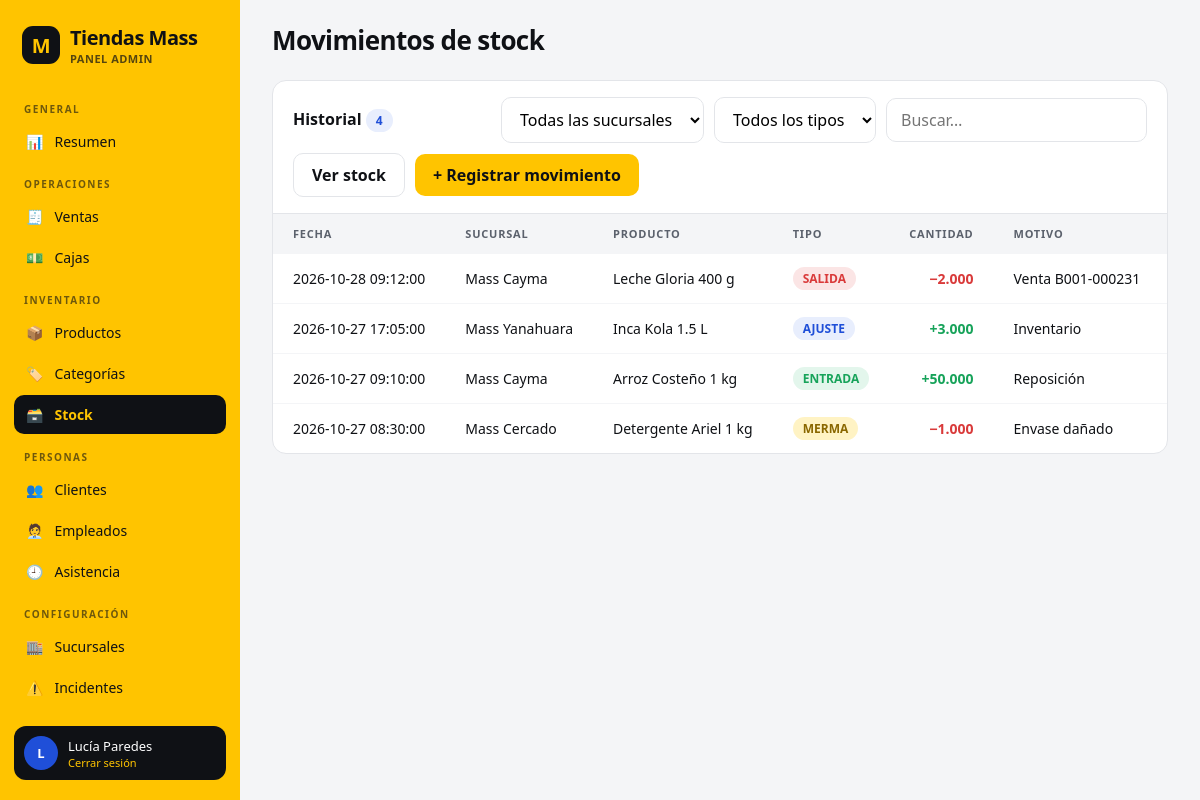
/index.php?r=stock/movimientos (signed in), run on the app's committed database.
### tables this page shows
CREATE TABLE empleado (
    id            INT UNSIGNED NOT NULL AUTO_INCREMENT,
    sucursal_id   INT UNSIGNED NOT NULL,
    supervisor_id INT UNSIGNED NULL,
    nombre        VARCHAR(100) NOT NULL,
    usuario       VARCHAR(30)  NOT NULL,
    clave         VARCHAR(255) NOT NULL,
    rol           VARCHAR(15)  NOT NULL,
    activo        TINYINT UNSIGNED NOT NULL DEFAULT 1,
    PRIMARY KEY (id),
    CONSTRAINT uq_empleado_usuario UNIQUE (usuario),
    CONSTRAINT ck_empleado_rol CHECK (rol IN ('ADMINISTRADOR', 'ALMACENERO', 'CAJERO')),
    CONSTRAINT ck_empleado_activo CHECK (activo IN (0, 1)),
    CONSTRAINT fk_empleado_sucursal   FOREIGN KEY (sucursal_id)   REFERENCES sucursal (id),
    CONSTRAINT fk_empleado_supervisor FOREIGN KEY (supervisor_id) REFERENCES empleado (id)
);

CREATE TABLE movimiento_stock (
    id          INT UNSIGNED  NOT NULL AUTO_INCREMENT,
    sucursal_id INT UNSIGNED  NOT NULL,
    producto_id INT UNSIGNED  NOT NULL,
    empleado_id INT UNSIGNED  NOT NULL,
    venta_id    INT UNSIGNED  NULL,
    proveedor_id INT UNSIGNED NULL,
    tipo        VARCHAR(7)    NOT NULL,
    cantidad    DECIMAL(10,3) NOT NULL,
    motivo      VARCHAR(100)  NULL,
    fecha       DATETIME      NOT NULL,
    PRIMARY KEY (id),
    CONSTRAINT ck_movimiento_tipo CHECK (tipo IN ('ENTRADA', 'SALIDA', 'AJUSTE', 'MERMA')),
    CONSTRAINT ck_movimiento_cantidad CHECK (cantidad > 0),
    CONSTRAINT fk_movimiento_stock    FOREIGN KEY (sucursal_id, producto_id) REFERENCES stock (sucursal_id, producto_id),
    CONSTRAINT fk_movimiento_empleado FOREIGN KEY (empleado_id) REFERENCES empleado (id),
    CONSTRAINT fk_movimiento_venta    FOREIGN KEY (venta_id)    REFERENCES venta (id),
    CONSTRAINT fk_movimiento_proveedor FOREIGN KEY (proveedor_id) REFERENCES proveedor (id)
);

CREATE TABLE sucursal (
    id            INT UNSIGNED NOT NULL AUTO_INCREMENT,
    nombre        VARCHAR(80)  NOT NULL,
    direccion     VARCHAR(150) NOT NULL,
    distrito_id   INT UNSIGNED NOT NULL,
    serie_boleta  CHAR(4)      NOT NULL,
    serie_factura CHAR(4)      NOT NULL,
    PRIMARY KEY (id),
    CONSTRAINT uq_sucursal_serie_boleta  UNIQUE (serie_boleta),
    CONSTRAINT uq_sucursal_serie_factura UNIQUE (serie_factura),
    CONSTRAINT fk_sucursal_distrito FOREIGN KEY (distrito_id) REFERENCES distrito (id)
);

CREATE TABLE producto (
    id            INT UNSIGNED  NOT NULL AUTO_INCREMENT,
    categoria_id  INT UNSIGNED  NOT NULL,
    proveedor_id  INT UNSIGNED  NOT NULL,
    codigo_barras CHAR(13)      NOT NULL,
    nombre        VARCHAR(120)  NOT NULL,
    unidad        VARCHAR(20)   NOT NULL,
    precio        DECIMAL(10,2) NOT NULL,
    activo        TINYINT UNSIGNED NOT NULL DEFAULT 1,
    PRIMARY KEY (id),
    CONSTRAINT uq_producto_codigo UNIQUE (codigo_barras),
    CONSTRAINT ck_producto_precio CHECK (precio >= 0),
    CONSTRAINT ck_producto_activo CHECK (activo IN (0, 1)),
    CONSTRAINT fk_producto_categoria FOREIGN KEY (categoria_id) REFERENCES categoria (id),
    CONSTRAINT fk_producto_proveedor FOREIGN KEY (proveedor_id) REFERENCES proveedor (id)
);

### controllers/StockController.php (called while the page is built, shortened)
<?php
class StockController extends Controller
{
    public function movimientos(): void
    {
        $r = new StockRepository();
        $sucursal = (int)($_GET['sucursal'] ?? 0) ?: null;
        $tipo = strtoupper(trim($_GET['tipo'] ?? ''));
        if (!in_array($tipo, ['ENTRADA', 'SALIDA', 'AJUSTE', 'MERMA'], true)) {
            $tipo = null;
        }
        $this->render('stock/movimientos', [
            'titulo'      => 'Movimientos de stock',
            'filas'       => $r->historial($sucursal, $tipo),
            'sucursales'  => $r->pares('SELECT id, nombre FROM sucursal ORDER BY nombre'),
            'sucursalSel' => $sucursal,
            'tipoSel'     => $tipo,
        ]);
    }
}

### core/Router.php (called while the page is built, shortened)
<?php
class Router
{
    public static function run(): void
    {
        $r = $_GET['r'] ?? 'dashboard/index';
        [$c, $a] = array_pad(explode('/', $r, 2), 2, 'index');
        (new $class())->$a();
    }
}

### public/index.php (called while the page is built, shortened)
<?php
require ROOT . '/core/helpers.php';
spl_autoload_register(function ($c) {
    foreach (['core', 'controllers', 'models/repositories', 'models'] as $d) {
        $f = ROOT . "/$d/$c.php";
        if (is_file($f)) {
            return;
        }
    }
});
try {
    Router::run();
} catch (PDOException $e) {
    http_response_code(500);
    echo '<h2>Error de base de datos</h2><p>' . e($e->getMessage()) . '</p>'
       . '<p>Revisa <code>config/config.php</code>, que MySQL esté activo en Laragon y que hayas cargado schema.sql y datos.sql.</p>';
}

### config/config.php (called while the page is built)
<?php
return [
    'db' => ['host' => '127.0.0.1', 'port' => 3306, 'name' => 'minimarket_mass', 'user' => 'root', 'pass' => ''],
];

### core/Database.php (called while the page is built)
<?php
class Database
{
    private static ?PDO $pdo = null;
    public static function pdo(): PDO
    {
        if (!self::$pdo) {
            $c = (require ROOT . '/config/config.php')['db'];
            self::$pdo = new PDO(
                "mysql:host={$c['host']};port={$c['port']};dbname={$c['name']};charset=utf8mb4",
                $c['user'], $c['pass'],
                [
                    PDO::ATTR_ERRMODE => PDO::ERRMODE_EXCEPTION,
                    PDO::ATTR_DEFAULT_FETCH_MODE => PDO::FETCH_ASSOC,
                    PDO::ATTR_EMULATE_PREPARES => false,
                    PDO::MYSQL_ATTR_INIT_COMMAND => "SET time_zone='-05:00'",
                ]
            );
        }
        return self::$pdo;
    }
}

### core/Repository.php (called while the page is built, shortened)
<?php
abstract class Repository
{
    protected function db(): PDO { return Database::pdo(); }
}

### models/repositories/StockRepository.php (called while the page is built, shortened)
<?php
class StockRepository extends Repository
{
    public function historial(?int $sucursalId = null, ?string $tipo = null, int $limite = 200): array
    {
        $sql = 'SELECT m.id, m.fecha, s.nombre AS sucursal, p.nombre AS producto, m.tipo,
                m.cantidad, m.motivo, e.nombre AS empleado, m.venta_id
                FROM movimiento_stock m
                JOIN sucursal s ON s.id = m.sucursal_id
                JOIN producto p ON p.id = m.producto_id
                JOIN empleado e ON e.id = m.empleado_id
                WHERE 1 = 1';
        $p = [];
        $sql .= ' ORDER BY m.fecha DESC, m.id DESC LIMIT ' . (int)$limite;
        $s = $this->db()->prepare($sql);
        $s->execute($p);
        return $s->fetchAll();
    }
}

### core/helpers.php (called while the page is built, shortened)
<?php
function e($v) { return htmlspecialchars((string)$v, ENT_QUOTES, 'UTF-8'); }

### core/Auth.php (called while the page is built, shortened)
<?php
class Auth
{
    public static function user(): ?array { return $_SESSION['user'] ?? null; }
}

### views/stock/movimientos.php (the view, shortened to what this page needs)
<?php
$clases = ['ENTRADA' => 'ok', 'SALIDA' => 'bad', 'AJUSTE' => 'b', 'MERMA' => 'y'];
$suman  = ['ENTRADA', 'AJUSTE'];
?>
<div class="tw">
  <form class="tools" method="get" action="<?= Controller::base() ?>/index.php">
    <h3>Historial <span class="tag b"><?= count($filas) ?></span></h3>
    <select class="search" name="sucursal" onchange="this.form.submit()">
      <option value="">Todas las sucursales</option>
    </select>
    <select class="search" name="tipo" onchange="this.form.submit()">
      <option value="">Todos los tipos</option>
    </select>
    <input class="search" placeholder="Buscar…" data-filtro="tabla">
    <a class="btn g" href="<?= Controller::url('stock/index') ?>">Ver stock</a>
    <a class="btn y" href="<?= Controller::url('stock/registrar') ?>">+ Registrar movimiento</a>
  </form>
  <div class="scroll">
    <table id="tabla">
      <thead>
        <tr>
          <th>Fecha</th><th>Sucursal</th><th>Producto</th><th>Tipo</th>
          <th style="text-align:right">Cantidad</th><th>Motivo</th><th>Empleado</th><th>Venta</th>
        </tr>
      </thead>
      <tbody>
      <?php foreach ($filas as $f):
          $suma = in_array($f['tipo'], $suman, true); ?>
        <tr>
          <td><?= e($f['fecha']) ?></td>
          <td><?= e($f['sucursal']) ?></td>
          <td><?= e($f['producto']) ?></td>
          <td><span class="tag <?= $clases[$f['tipo']] ?? '' ?>"><?= e($f['tipo']) ?></span></td>
          <td style="text-align:right;font-weight:700;color:var(--<?= $suma ? 'ok' : 'bad' ?>)"><?= $suma ? '+' : '−' ?><?= e($f['cantidad']) ?></td>
          <td><?= e($f['motivo'] ?? '—') ?></td>
          <td><?= e($f['empleado']) ?></td>
        </tr>
      <?php endforeach; ?>
      </tbody>
    </table>
  </div>
</div>

### views/layout/main.php (shortened to what this page needs)
<?php
$menu = [
    'General'       => [['dashboard', '📊', 'Resumen']],
    'Operaciones'   => [['ventas', '🧾', 'Ventas'], ['caja', '💵', 'Cajas']],
    'Inventario'    => [['productos', '📦', 'Productos'], ['categorias', '🏷️', 'Categorías'], ['stock', '🗃️', 'Stock']],
    'Personas'      => [['clientes', '👥', 'Clientes'], ['empleados', '🧑‍💼', 'Empleados'], ['asistencia', '🕘', 'Asistencia']],
    'Configuración' => [['sucursales', '🏬', 'Sucursales'], ['incidentes', '⚠️', 'Incidentes']],
];
$actual = explode('/', $_GET['r'] ?? 'dashboard/index')[0];
?>
<!DOCTYPE html>
<html lang="es">
<head>
<link rel="stylesheet" href="<?= Controller::base() ?>/css/app.css">
</head>
<body>
<aside id="aside">
  <div class="logo"><i>M</i><div>Tiendas Mass<small>PANEL ADMIN</small></div></div>
  <nav>
    <?php foreach ($menu as $grupo => $items): ?>
      <h6><?= e($grupo) ?></h6>
      <?php foreach ($items as $m): ?>
        <a href="<?= Controller::url($m[0] . '/index') ?>" class="<?= $actual === $m[0] ? 'on' : '' ?>"><span><?= $m[1] ?></span><?= e($m[2]) ?></a>
      <?php endforeach; ?>
    <?php endforeach; ?>
  </nav>
  <div class="me"><b><?= e(mb_substr($user['nombre'], 0, 1)) ?></b>
    <div><?= e($user['nombre']) ?><small><a href="<?= Controller::url('auth/salir') ?>">Cerrar sesión</a></small></div></div>
</aside>
<main>
  <header><button id="menu">☰</button><h1><?= e($titulo ?? '') ?></h1></header>
  <?= $contenido ?>
</main>
</body>
</html>

### public/css/app.css (style rules this page uses)
:root { --y:#FFC400;--y2:#FFE27A;--b:#1F4FD8;--b2:#E8EEFD;--k:#0F1115;--g1:#F4F5F7;--g2:#E3E5E9;--g3:#9AA0AA;--g4:#5B616C;--ok:#17a35a;--bad:#d93a3a;--r:14px }
* { box-sizing:border-box;margin:0;padding:0 }
body { font-family:'Segoe UI',system-ui,sans-serif;background:var(--g1);color:var(--k);display:flex;min-height:100vh }
a { color:inherit;text-decoration:none }
aside { width:240px;background:var(--y);display:flex;flex-direction:column;position:sticky;top:0;height:100vh;padding:20px 14px;flex-shrink:0 }
.logo { display:flex;align-items:center;gap:10px;padding:4px 8px 20px;font-weight:800;font-size:20px;letter-spacing:-.5px }
.logo i { background:var(--k);color:var(--y);width:38px;height:38px;border-radius:11px;display:grid;place-items:center;font-style:normal;font-weight:900 }
.logo small { display:block;font-size:11px;font-weight:600;letter-spacing:.5px;opacity:.7 }
nav { overflow:auto;flex:1 }
nav h6 { font-size:10px;letter-spacing:1.5px;opacity:.6;margin:16px 10px 6px;text-transform:uppercase }
nav a { display:flex;gap:11px;padding:10px 12px;border-radius:10px;font-size:14px;margin-bottom:2px }
nav a.on { background:var(--k);color:var(--y);font-weight:700 }
.me { display:flex;align-items:center;gap:10px;background:var(--k);color:#fff;padding:10px;border-radius:12px;margin-top:10px;font-size:13px }
.me b { width:34px;height:34px;border-radius:50%;background:var(--b);display:grid;place-items:center }
.me small { display:block }
.me small a { color:var(--y);font-size:11px }
main { flex:1;min-width:0;padding:0 32px 40px }
header { display:flex;align-items:center;gap:14px;padding:22px 0 }
header h1 { font-size:26px;letter-spacing:-.6px }
.btn { display:inline-block;background:var(--b);color:#fff;border:0;border-radius:10px;padding:10px 18px;font:inherit;font-weight:600;cursor:pointer }
.btn.y { background:var(--y);color:var(--k) }
.btn.g { background:#fff;color:var(--k);border:1px solid var(--g2) }
.tw { background:#fff;border-radius:var(--r);border:1px solid var(--g2);overflow:hidden;margin-bottom:20px }
.tools { display:flex;gap:10px;padding:16px 20px;border-bottom:1px solid var(--g2);align-items:center;flex-wrap:wrap }
.tools h3 { flex:1;font-size:16px;min-width:120px }
.search { background:#fff;border:1px solid var(--g2);border-radius:10px;padding:10px 14px;font:inherit;outline:none }
.scroll { overflow-x:auto }
table { width:100%;border-collapse:collapse;font-size:14px }
th { text-align:left;font-size:11px;text-transform:uppercase;letter-spacing:.8px;color:var(--g4);background:var(--g1);padding:12px 20px;white-space:nowrap }
td { padding:13px 20px;border-top:1px solid var(--g1);white-space:nowrap }
.tag { display:inline-block;padding:3px 10px;border-radius:20px;font-size:12px;font-weight:600;background:var(--g1);color:var(--g4) }
.tag.ok { background:#e3f6ec;color:var(--ok) }
.tag.bad { background:#fbe5e5;color:var(--bad) }
.tag.y { background:#fff3c4;color:#8a6700 }
.tag.b { background:var(--b2);color:var(--b) }

### data on the page
empleado: nombre "L", nombre "Lucía Paredes"
movimiento_stock: fecha "2026-10-28 09:12:00", sucursal.nombre "Mass Cayma", producto.nombre "Leche Gloria 400 g", tipo "SALIDA", cantidad "2.000", motivo "Venta B001-000231"
movimiento_stock: fecha "2026-10-27 17:05:00", sucursal.nombre "Mass Yanahuara", producto.nombre "Inca Kola 1.5 L", tipo "AJUSTE", cantidad "3.000", motivo "Inventario"
movimiento_stock: fecha "2026-10-27 09:10:00", sucursal.nombre "Mass Cayma", producto.nombre "Arroz Costeño 1 kg", tipo "ENTRADA", cantidad "50.000", motivo "Reposición"
movimiento_stock: fecha "2026-10-27 08:30:00", sucursal.nombre "Mass Cercado", producto.nombre "Detergente Ariel 1 kg", tipo "MERMA", cantidad "1.000", motivo "Envase dañado"

### other printed values
$grupo "GENERAL"
$m[1] "📊"
$m[2] "Resumen"
$grupo "OPERACIONES"
$m[1] "🧾"
$m[2] "Ventas"
$m[1] "💵"
$m[2] "Cajas"
$grupo "INVENTARIO"
$m[1] "📦"
$m[2] "Productos"
$m[1] "🏷️"
$m[2] "Categorías"
$m[1] "🗃️"
$m[2] "Stock"
